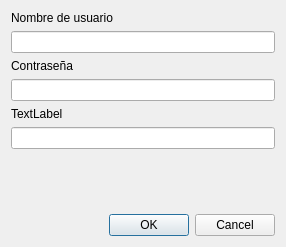
<?xml version="1.0" encoding="UTF-8"?>
<ui version="4.0">
 <class>Dialog</class>
 <widget class="QDialog" name="Dialog">
  <property name="geometry">
   <rect>
    <x>0</x>
    <y>0</y>
    <width>286</width>
    <height>247</height>
   </rect>
  </property>
  <property name="windowTitle">
   <string>Dialog</string>
  </property>
  <layout class="QVBoxLayout" name="verticalLayout_2">
   <item>
    <layout class="QVBoxLayout" name="verticalLayout">
     <item>
      <widget class="QLabel" name="label">
       <property name="text">
        <string>Nombre de usuario</string>
       </property>
      </widget>
     </item>
     <item>
      <widget class="QLineEdit" name="lineEdit"/>
     </item>
     <item>
      <widget class="QLabel" name="label_2">
       <property name="text">
        <string>Contraseña</string>
       </property>
      </widget>
     </item>
     <item>
      <widget class="QLineEdit" name="lineEdit_2">
       <property name="echoMode">
        <enum>QLineEdit::Password</enum>
       </property>
      </widget>
     </item>
     <item>
      <widget class="QLabel" name="label_3">
       <property name="text">
        <string>TextLabel</string>
       </property>
      </widget>
     </item>
     <item>
      <widget class="QLineEdit" name="lineEdit_3">
       <property name="echoMode">
        <enum>QLineEdit::Password</enum>
       </property>
      </widget>
     </item>
     <item>
      <spacer name="verticalSpacer">
       <property name="orientation">
        <enum>Qt::Vertical</enum>
       </property>
       <property name="sizeHint" stdset="0">
        <size>
         <width>20</width>
         <height>40</height>
        </size>
       </property>
      </spacer>
     </item>
     <item>
      <widget class="QDialogButtonBox" name="Registrarme">
       <property name="standardButtons">
        <set>QDialogButtonBox::Cancel|QDialogButtonBox::Ok</set>
       </property>
      </widget>
     </item>
    </layout>
   </item>
  </layout>
 </widget>
 <resources/>
 <connections/>
</ui>
